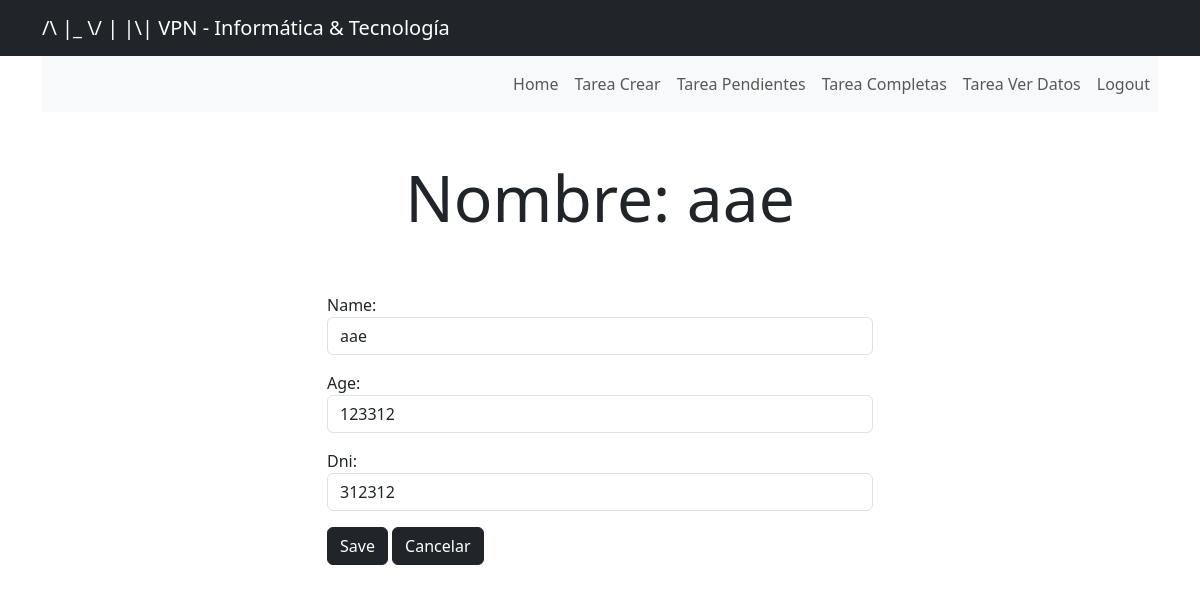
The app's page /tareaModificarpersona/3 (signed in), older data.
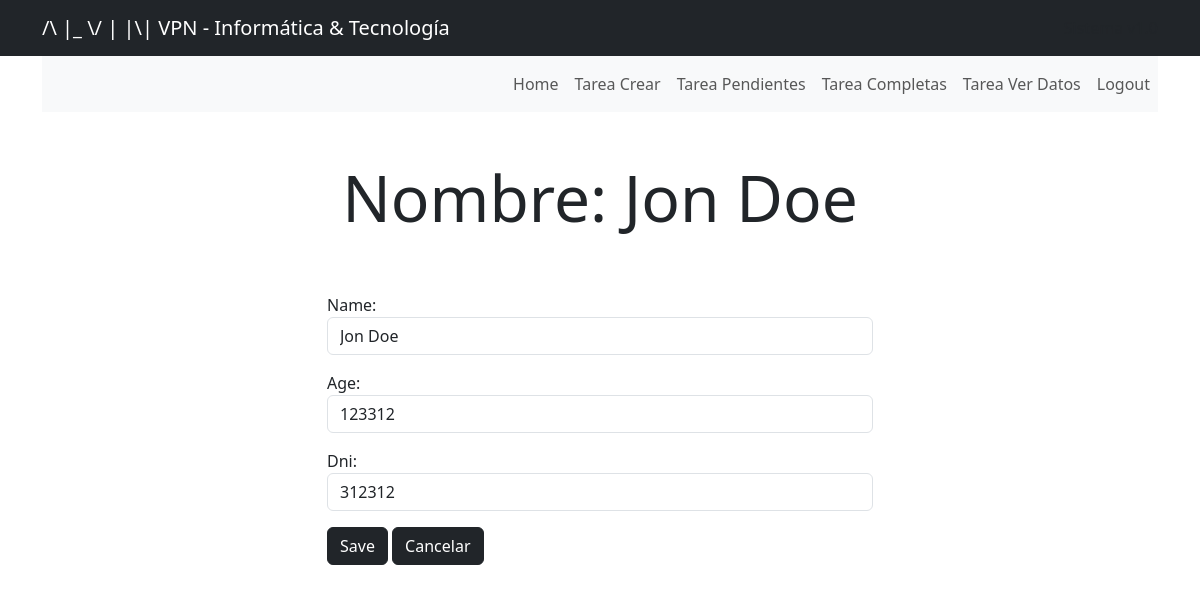
The same page, newer data.
### myapp/models.py (models this page shows, shortened)
class Persona(models.Model):
    name = models.CharField(max_length=200)
    age = models.IntegerField()
    dni = models.PositiveIntegerField()
    project = models.ForeignKey(Project, on_delete=models.CASCADE)

### myapp/views.py (the view, shortened to what this page needs)
# urls.py: path('tareaModificarpersona/<int:persona_id>', views.tareaModificarpersona, name="tareaModificarpersona"),
@login_required
def tareaModificarpersona(request, persona_id):
    if request.method == 'GET':
        persona = get_object_or_404(Persona, pk=persona_id)
        form = CrearPersona2(instance=persona)
        return render (request, 'tareaModificarpersona.html', {'persona': persona, 'form': form})

### myapp/forms.py
class CrearPersona2(forms.ModelForm):
    class Meta:
        model = Persona
        fields = ['name', 'age', 'dni']
        widgets = {
            'name': forms.TextInput(attrs={'class': 'form-control', 'placeholder': 'name'}),
            'age': forms.TextInput(attrs={'class': 'form-control','placeholder': 'age'}),
            'dni': forms.TextInput(attrs={'class': 'form-control', 'placeholder': 'dni'}),
        }

### myapp/templates/tareaModificarpersona.html (shortened to what this page needs)
{% extends 'nav.html' %}
{% block content %}
<main class="container">
    <div class="row">
        <div class="col-md-6 offset-md-3">
            <h1 class="text-center display-3 py-5"> Nombre: {{ persona.name }}</h1>
            <form method="POST">
                {{form.as_p}}
                <button class="btn btn-dark">Save</button>
                <button class="btn btn-dark"formaction="{% url 'tareaVerdatos' %}">Cancelar</button>
            </form>
        </div>
    </div>
</main>
{% endblock %}

Row changes from the older to the newer data that the page shows:
changed Persona: name "aae" → "Jon Doe"
